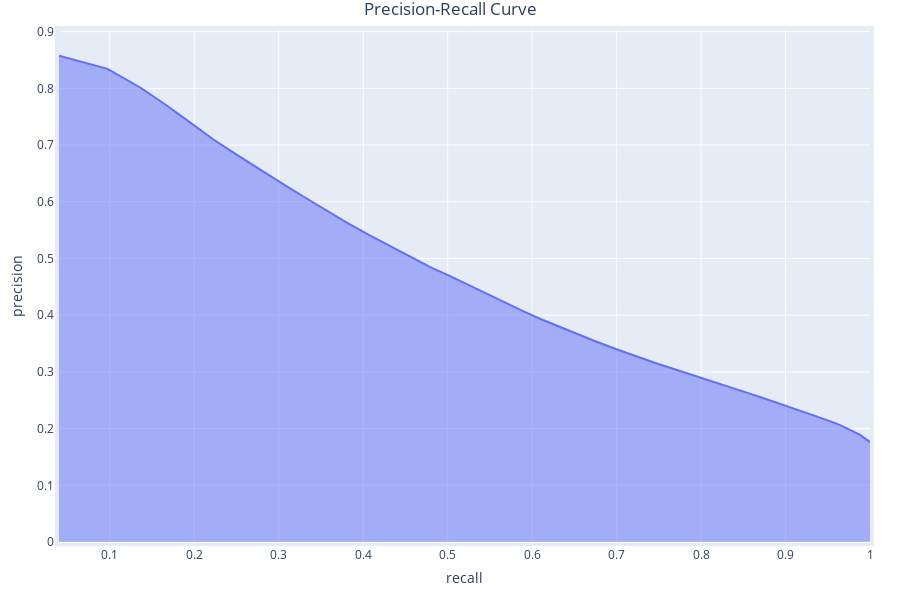

The code cell stored with this chart in its notebook:
### Code cell
plot_interactive_precision_recall_curve(df=inputs_roc_prc_test, precision='precision', recall='recall', thresholds=['threshold'])

### Figure 1 — Plotly figure (JSON) as saved in the notebook; plotly's stock layout.template omitted (floating-point values rounded to 4 significant figures)
{"data": [{"customdata": [[0], [0.02041], [0.04082], [0.06122], [0.08163], [0.102], [0.1224], [0.1429], [0.1633], [0.1837], [0.2041], [0.2245], [0.2449], [0.2653], [0.2857], [0.3061], [0.3265], [0.3469], [0.3673], [0.3878], [0.4082], [0.4286], [0.449], [0.4694], [0.4898], [0.5102], [0.5306], [0.551], [0.5714], [0.5918], [0.6122], [0.6327], [0.6531], [0.6735], [0.6939], [0.7143], [0.7347], [0.7551], [0.7755], [0.7959], [0.8163], [0.8367], [0.8571], [0.8776], [0.898], [0.9184], [0.9388], [0.9592], [0.9796], [1]], "hovertemplate": "Recall=%{x}<br>Precision=%{y}<br>Threshold=%{customdata[0]:.4f}<extra></extra>", "legendgroup": "", "line": {"color": "#636efa"}, "marker": {"symbol": "circle"}, "mode": "lines", "name": "", "orientation": "v", "showlegend": false, "stackgroup": "1", "type": "scatter", "x": [1, 0.9879, 0.9816, 0.9759, 0.9706, 0.9652, 0.9596, 0.9539, 0.9475, 0.9407, 0.9333, 0.9246, 0.9153, 0.9029, 0.8863, 0.8724, 0.8577, 0.8432, 0.8285, 0.8143, 0.7923, 0.7724, 0.7484, 0.7223, 0.699, 0.6725, 0.6519, 0.6338, 0.6099, 0.5912, 0.5717, 0.5462, 0.5273, 0.5022, 0.4788, 0.4561, 0.4303, 0.4062, 0.381, 0.3576, 0.3331, 0.3057, 0.2783, 0.251, 0.2222, 0.1949, 0.1678, 0.1369, 0.09734, 0.03982], "xaxis": "x", "y": [0.1762, 0.1893, 0.1941, 0.1983, 0.2021, 0.2056, 0.2092, 0.2127, 0.216, 0.2195, 0.2232, 0.2277, 0.2322, 0.2388, 0.2476, 0.2544, 0.2617, 0.2694, 0.2765, 0.2832, 0.2935, 0.3028, 0.3143, 0.3276, 0.3403, 0.3553, 0.3674, 0.3785, 0.3933, 0.406, 0.4195, 0.4369, 0.4513, 0.4692, 0.4853, 0.5037, 0.5228, 0.5419, 0.5629, 0.5837, 0.6057, 0.6308, 0.656, 0.6823, 0.7102, 0.74, 0.7693, 0.8007, 0.8344, 0.8578], "yaxis": "y"}], "layout": {"autosize": false, "height": 600, "hovermode": "closest", "legend": {"tracegroupgap": 0}, "margin": {"b": 30, "l": 30, "pad": 4, "r": 30, "t": 30}, "title": {"text": "Precision-Recall Curve", "x": 0.5}, "width": 900, "xaxis": {"anchor": "y", "autorange": true, "domain": [0, 1], "hoverformat": ".4f", "range": [0.03982, 1], "title": {"text": "recall"}, "type": "linear"}, "yaxis": {"anchor": "x", "autorange": true, "domain": [0, 1], "hoverformat": ".4f", "range": [0, 0.9029], "title": {"text": "precision"}, "type": "linear"}}}
